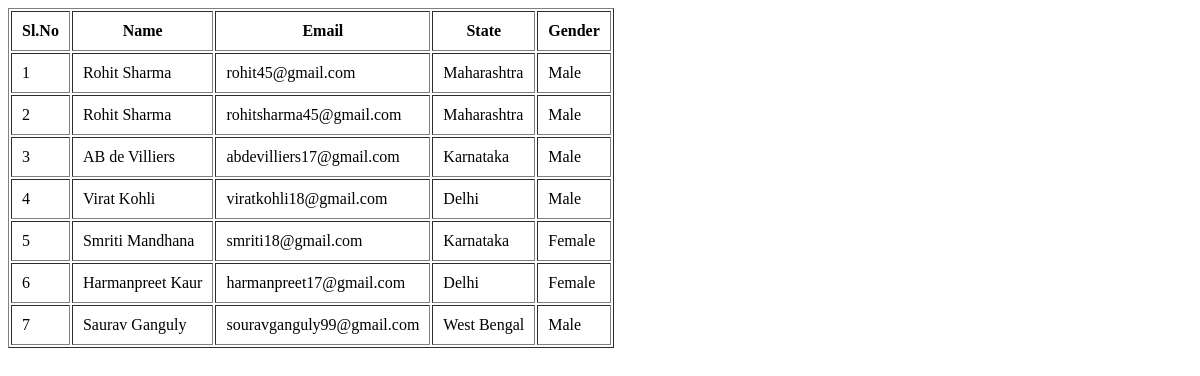
/data/, run on an earlier commit of the app's database.
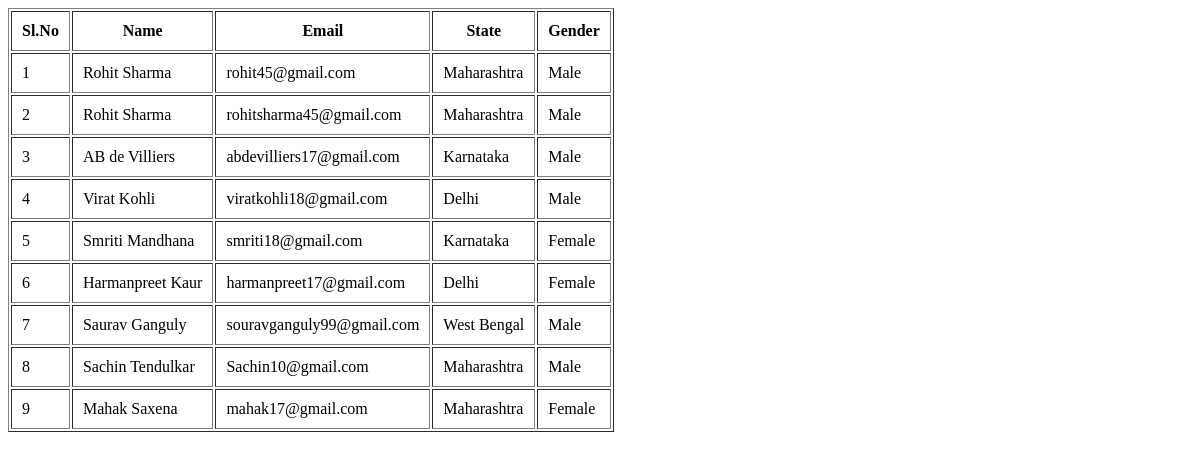
And on a later commit of the database.
### app/models.py (models this page shows, shortened)
class Employee(models.Model):
    name=models.CharField(max_length=20)
    email=models.EmailField(unique=True)
    password=models.CharField(max_length=25,null=True)
    contact=models.IntegerField()
    qualification=models.CharField(max_length=30)
    gender=models.CharField(max_length=10)
    state=models.CharField(max_length=20)
    image=models.ImageField(upload_to="images/")
    video=models.FileField(upload_to="videos/")
    audio=models.FileField(upload_to="audio/")
    document=models.FileField(upload_to="documents/")

### app/views.py (the view)
# urls.py: path('data/',views.data,name='data'),
def data(req):
    data = Employee.objects.values_list('name','email','state','gender')
    print(data, end='/n')
    return render(req,'data.html',{'msg':data})

### app/templates/data.html (shortened to what this page needs)
<!DOCTYPE html>
<html lang="en">
<head>
</head>
<body>
<table border="1" cellpadding="10">
    <tr>
        <th>Sl.No</th>
        <th>Name</th>
        <th>Email</th>
        <th>State</th>
        <th>Gender</th>
    </tr>
    {% for name,email,state,gender in msg %}
    <tr>
        <td>{{forloop.counter}}</td>
        <td>{{ name }}</td>
        <td>{{ email }}</td>
        <td>{{ state }}</td>
        <td>{{gender}}</td>
    </tr>
    {% endfor %}
</table>
</body>
</html>

What changed in the data, as far as the page shows it:
added Employee: name "Sachin Tendulkar", email "Sachin10@gmail.com", state "Maharashtra", gender "Male"
added Employee: name "Mahak Saxena", email "mahak17@gmail.com", state "Maharashtra", gender "Female"
